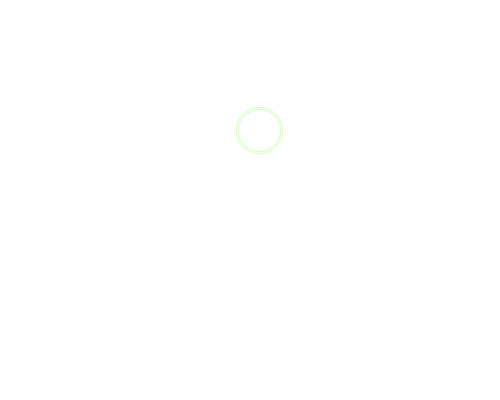
Frame 1 (no input)
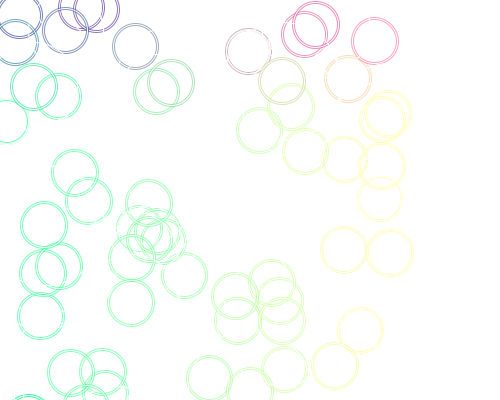
Frame 60 (the mouse pressed at the canvas centre just before this capture)
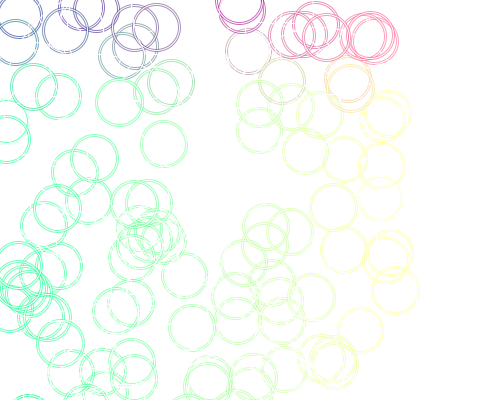
Frame 120 (the mouse held since frame 60 and released just before this capture)

The Processing sketch that drew these frames (run headless with seeded random() and noise(); from frame 60 on, the mouse is pressed at the canvas centre):

// Processing sketch: processing_3328
// ── processing_3328.pde

void setup(){ 
  size(500,400); 
   colorMode(RGB, 360,100,100);  
     background(#FFFFFF);
  smooth(); 

} 
void draw (){ 

   int m= millis()/10;
   noFill();
 float x= random (height^2); 
float y= random(width^2); 
 strokeWeight(3);
stroke(x,y,56,150); 
  ellipse(x,y, second(), second()); 
  
 stroke(#FFFFFF);
  strokeWeight(1);
  ellipse(x,y,m,m);
  ellipse(x,y,second(),second());
} 
